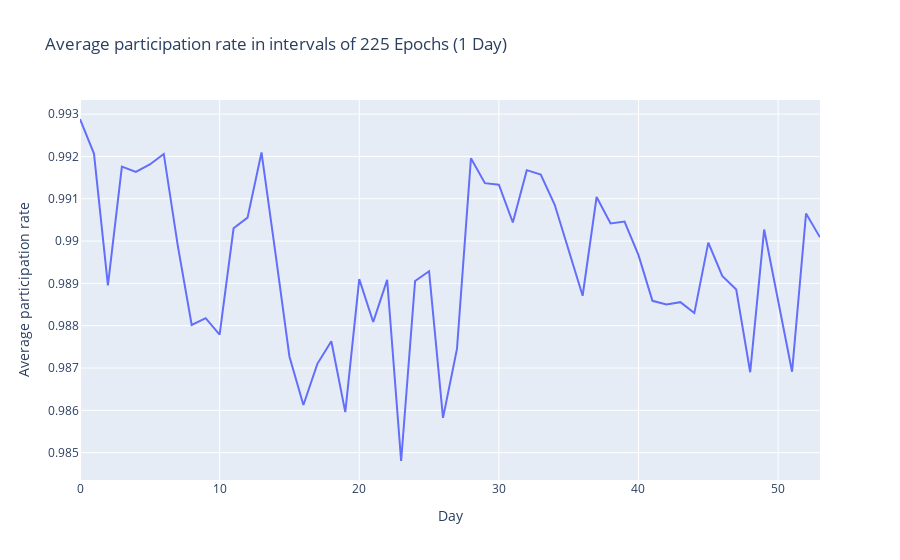

This figure's notebook cell:
### Code cell
fig = px.line(x= x_axis_list, y= average_participation_list, title='Average participation rate in intervals of 225 Epochs (1 Day)', labels = {'x': 'Day', 'y': 'Average participation rate'})
fig.show()

### Figure 1 — Plotly figure (JSON) as saved in the notebook; plotly's stock layout.template omitted (floating-point values rounded to 4 significant figures)
{"data": [{"hovertemplate": "Day=%{x}<br>Average participation rate=%{y}<extra></extra>", "legendgroup": "", "line": {"color": "#636efa", "dash": "solid"}, "mode": "lines", "name": "", "orientation": "v", "showlegend": false, "type": "scatter", "x": [0, 1, 2, 3, 4, 5, 6, 7, 8, 9, 10, 11, 12, 13, 14, 15, 16, 17, 18, 19, 20, 21, 22, 23, 24, 25, 26, 27, 28, 29, 30, 31, 32, 33, 34, 35, 36, 37, 38, 39, 40, 41, 42, 43, 44, 45, 46, 47, 48, 49, 50, 51, 52, 53], "xaxis": "x", "y": [0.9929, 0.9921, 0.989, 0.9918, 0.9916, 0.9918, 0.9921, 0.9899, 0.988, 0.9882, 0.9878, 0.9903, 0.9906, 0.9921, 0.9897, 0.9873, 0.9861, 0.9871, 0.9876, 0.986, 0.9891, 0.9881, 0.9891, 0.9848, 0.9891, 0.9893, 0.9858, 0.9875, 0.992, 0.9914, 0.9913, 0.9904, 0.9917, 0.9916, 0.9909, 0.9898, 0.9887, 0.991, 0.9904, 0.9905, 0.9897, 0.9886, 0.9885, 0.9886, 0.9883, 0.99, 0.9892, 0.9889, 0.9869, 0.9903, 0.9886, 0.9869, 0.9907, 0.9901], "yaxis": "y"}], "layout": {"autosize": true, "legend": {"tracegroupgap": 0}, "title": {"text": "Average participation rate in intervals of 225 Epochs (1 Day)"}, "xaxis": {"anchor": "y", "autorange": true, "domain": [0, 1], "range": [0, 53], "title": {"text": "Day"}, "type": "linear"}, "yaxis": {"anchor": "x", "autorange": true, "domain": [0, 1], "range": [0.9844, 0.9933], "title": {"text": "Average participation rate"}, "type": "linear"}}}
